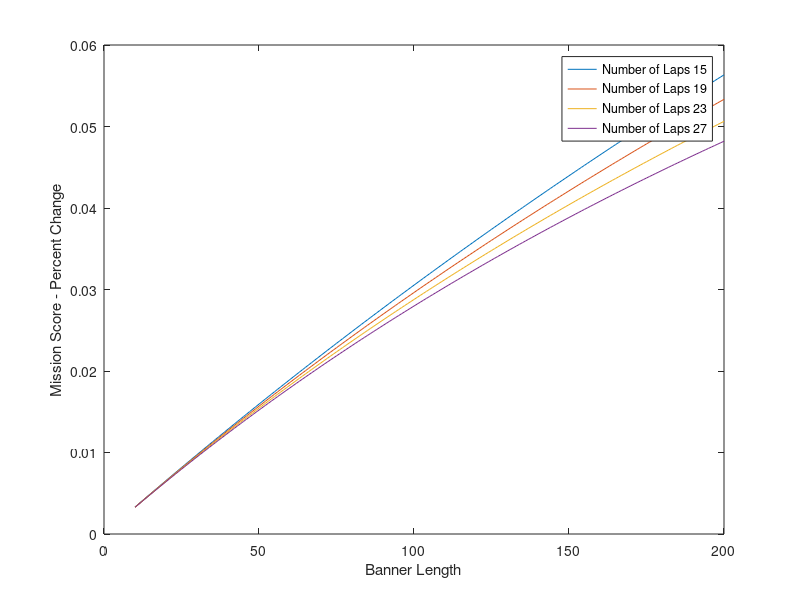
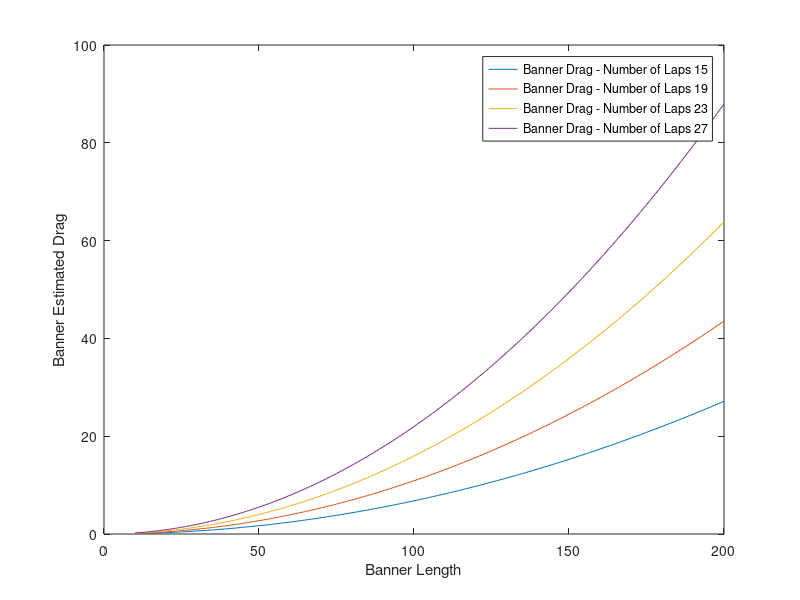
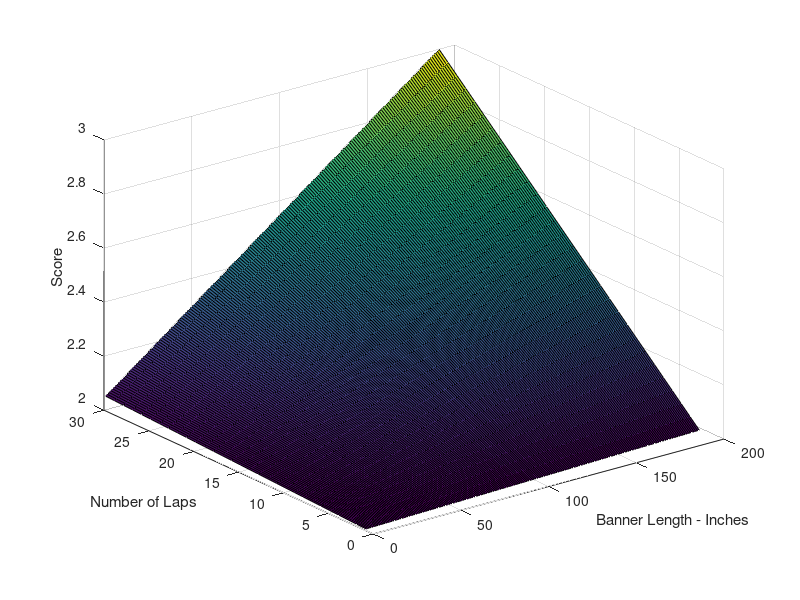
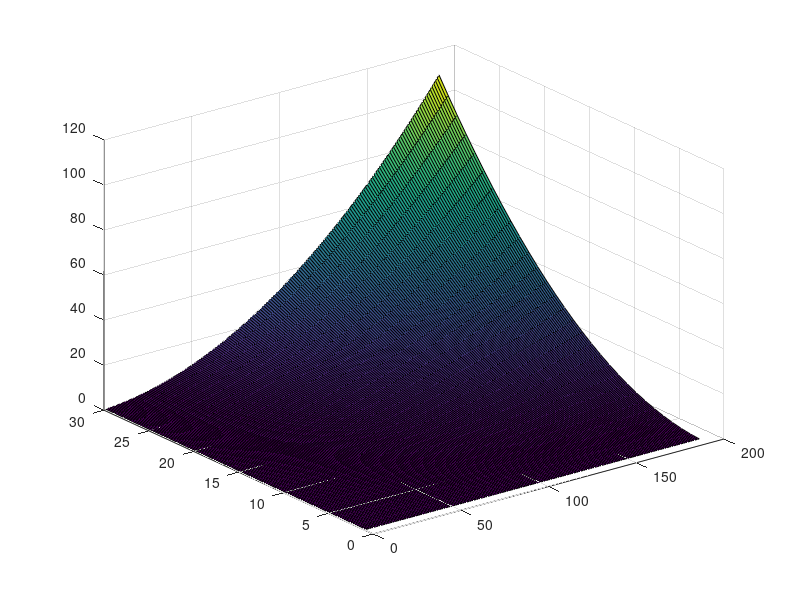

These figures' MATLAB source, in order: (Note: this script raises an error after producing the figures.)
banner = 10:1:200;
laps = 1:1:30;
missionScore = zeros(length(laps), length(banner));

for i = 1:length(laps)
    for j = 1:length(banner)
        missionScore(i,j) = (banner(j)*laps(i));
    end
end

missionScore = 2 + missionScore ./ max(max(missionScore));

%----Drag on Banner----
DragBanner = 15; %Newtons 
rho = 1.225; %kg/m^3
Sref = 1250/1550.003; %m^2
V = 38/2.237; %m/s
CdBanner = 15/(0.5*V^2*rho*Sref);

for i = 1:length(laps)
    for j = 1:length(banner)
        EstimatedDragBanner(i,j) = (0.5*rho*(762*laps(i)/600)^2*CdBanner*((banner(j)/39.37)^2/5))/4.448;
    end
end


%-----Flight Speed-----
figure;
for i = 1:4
    plot(banner, (missionScore(11+(4*(i)), :) - missionScore(11+(4*(i-1)), :))./missionScore(11+(4*(i-1)), :), 'DisplayName', ['Number of Laps ' num2str(11+(4*(i)))]);
    hold on;
end
xlabel('Banner Length');
ylabel('Mission Score - Percent Change');
legend show;

figure;
for i = 1:4
    plot(banner, EstimatedDragBanner(11+(4*(i)), :), 'DisplayName', ['Banner Drag - Number of Laps ' num2str(11+(4*(i)))]);
    hold on;
end
xlabel('Banner Length');
ylabel('Banner Estimated Drag');
legend show;

figure;
surf(missionScore);
ylabel('Number of Laps');
xlabel('Banner Length - Inches');
zlabel('Score');
figure;
surf(EstimatedDragBanner);
hold on;
surf(5);
xlabel('Banner Length - Inches');
ylabel('Number of Laps');
zlabel('Estimated Drag - lbs');